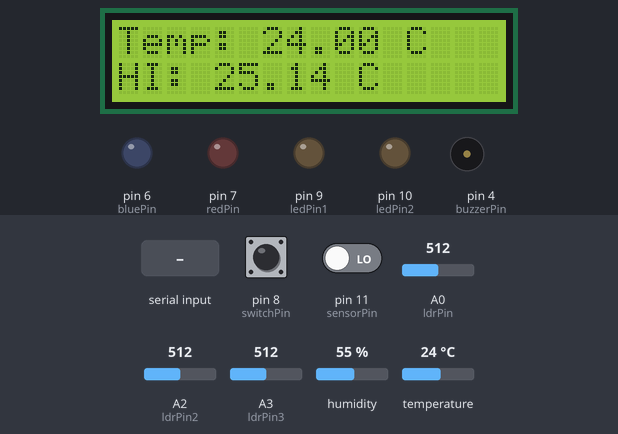
Recording of a sketch running on a simulated Arduino Uno, built with avr-gcc and run on an emulated ATmega328P. Parts: 16×2 character LCD, output pins drawn as LEDs (lit = HIGH), buzzer (waves = sounding). Dashed ring = blinking. The inputs (shaded band) are chosen by the test bench; at power-on: temperature 24 °C, pin 8 (switchPin) HIGH, pin 11 (sensorPin) LOW, A0 (ldrPin) = 512, A2 (ldrPin2) = 512, A3 (ldrPin3) = 512, humidity 55 %. What the sketch prints to the serial monitor is not drawn.

Above: at 3.4 s.
3.5 s: temperature set to 3 °C
At 7.5 s:
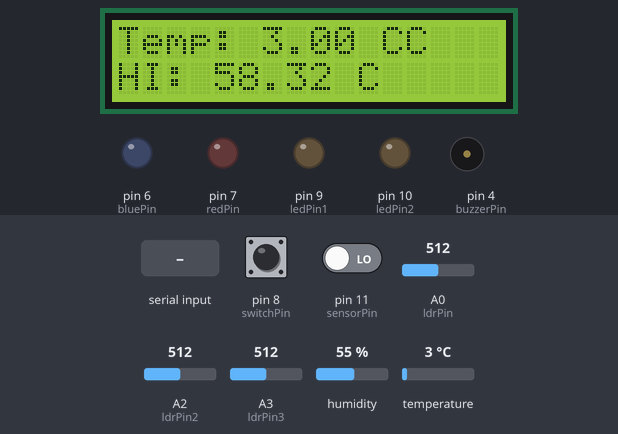
8.0 s: "LED_ON_APP\n" received over Serial
At 10.6 s:
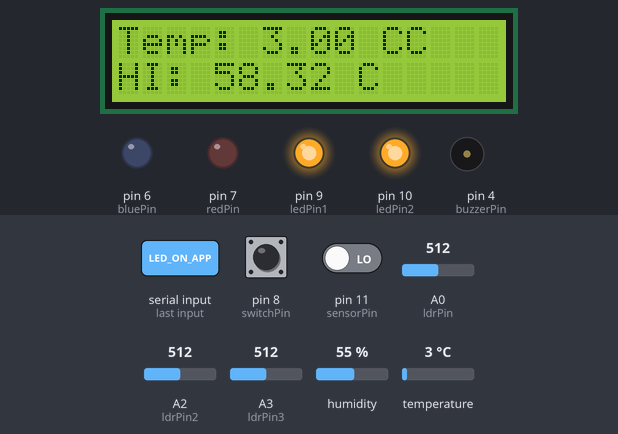
10.9 s: pin 8 (switchPin) pulled LOW for 1 s
At 13.4 s:
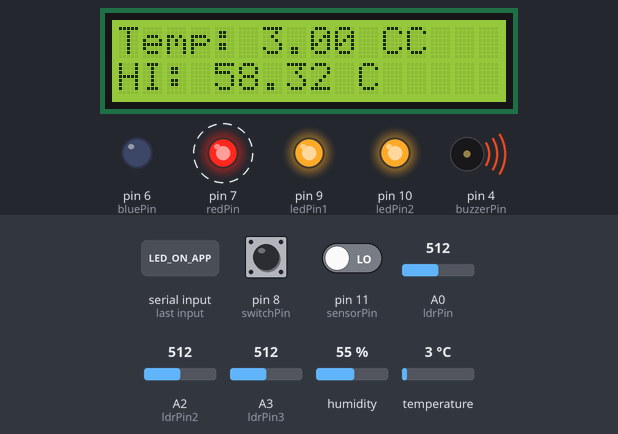
16.0 s: "LED_OFF_APP\n" received over Serial
At 18.3 s:
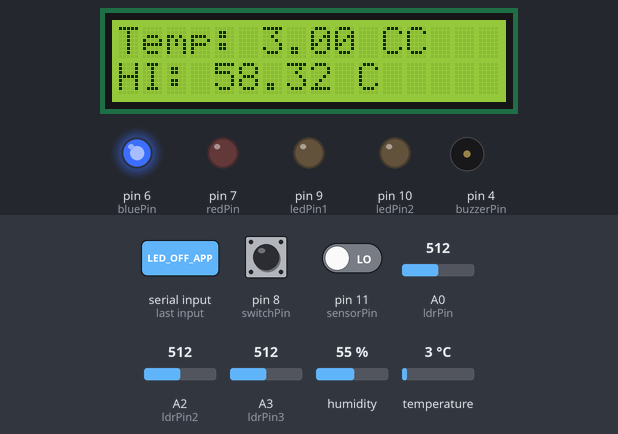
20.3 s: pin 8 (switchPin) pulled LOW for 3.2 s
At 22.9 s:
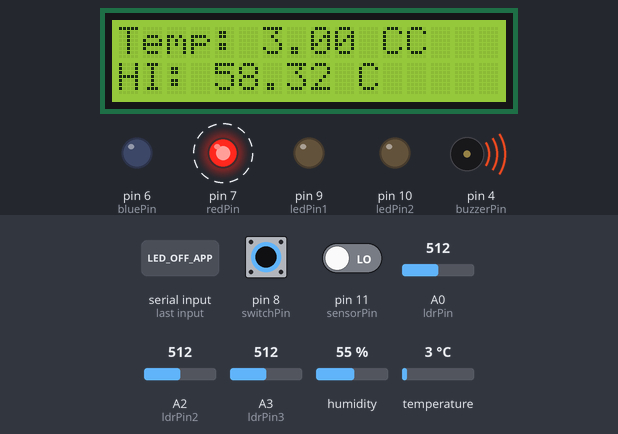
25.5 s: temperature set to 12 °C
At 28.0 s:
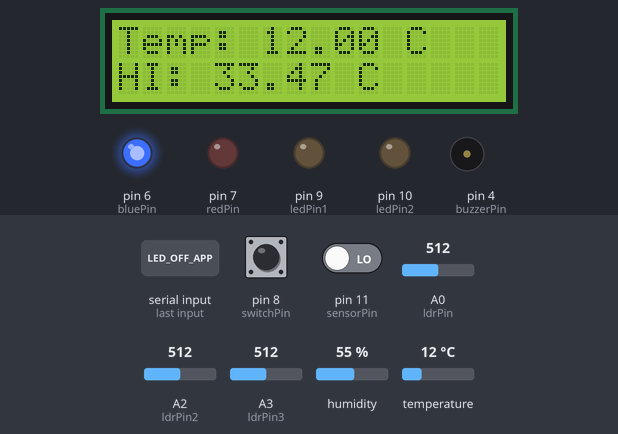
Timing chart, 0 to 29.9 s (numbered marks = the images above; inputs shaded):
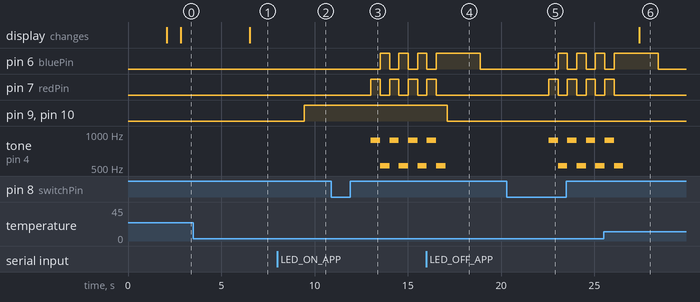

The sketch:

road_pole_v1.ino
```cpp
#include <SoftwareSerial.h>
#include <LiquidCrystal_I2C.h>
#include <DHT.h>
#include <Wire.h>

// DHT 센서 핀과 타입 설정 (DHT11 센서 사용, 핀 7)
#define DHTPIN 2      // DHT 센서의 데이터 핀 (D2)
#define DHTTYPE DHT11

// 메인 조도센서, LED1, LED2 핀 설정
int ldrPin = A0;      // LDR 센서가 연결된 아날로그 핀
int ldrPin2 = A2;      // LDR 센서가 연결된 아날로그 핀
int ldrPin3 = A3;      // LDR 센서가 연결된 아날로그 핀
int ledPin1 = 9;      // LED1이 연결된 디지털 핀
int ledPin2 = 10;     // LED2가 연결된 디지털 핀
int ldrValue = 0;     // LDR의 아날로그 값
int ldrValue2 = 0;     // LDR의 아날로그 값
int ldrValue3 = 0;     // LDR의 아날로그 값
int brightness = 0;   // LED 밝기 (0~255)
bool autoMode = false;  // 자동 모드 활성화 여부 (웹 또는 앱에서 AUTO_MODE가 켜졌을 때)


// RGB핀 설정
int switchPin = 8;      // 스위치가 연결된 디지털 핀
int redPin = 7;         // 빨간색 LED가 연결된 핀
int bluePin = 6;        // 파란색 LED가 연결된 핀
int buzzerPin = 4;      // 부저가 연결된 핀

// 기울기 센서 핀 설정
int sensorPin = 11;  // 기울기 센서가 연결된 아날로그 핀
int sensorValue = 0; // 센서 갑 저장 변수

// LED 상태를 저장하는 변수 추가 (앱에서 명령을 보내면 조도센서 무시)
bool ledControlByApp = false;  // 앱에서 LED 제어 중인지 확인하는 변수
bool ledState = false;         // 현재 LED 상태 저장 변수

// 객체 선언
DHT dht(DHTPIN, DHTTYPE);  // DHT 센서 객체
LiquidCrystal_I2C lcd(0x27, 16, 2);  // I2C LCD 주소 0x27, 16x2 LCD

// 체감온도 계산 함수
float computeHeatIndex(float temperature, float humidity) {
    float HI;

    // 체감온도 계산을 위한 상수들
    float c1 = -8.78471, c2 = 1.61139, c3 = 2.33854, c4 = -0.14624;
    float c5 = -0.012308, c6 = -0.016424, c7 = 0.002211;
    float c8 = 0.000725, c9 = -0.00000358;

    HI = c1 + c2 * temperature + c3 * humidity + c4 * temperature * humidity + c5 * temperature * temperature +
         c6 * humidity * humidity + c7 * temperature * temperature * humidity + c8 * temperature * humidity * humidity +
         c9 * temperature * temperature * humidity * humidity;

    return HI;
}


void setup() {
  Serial.begin(9600);        // 시리얼 통신 시작
  pinMode(ledPin1, OUTPUT);  // LED1 핀을 출력으로 설정
  pinMode(ledPin2, OUTPUT);  // LED2 핀을 출력으로 설정
  pinMode(switchPin, INPUT_PULLUP);  // 스위치 핀, 내부 풀업 저항 사용
  pinMode(redPin, OUTPUT);           // 빨간색 LED 핀
  pinMode(bluePin, OUTPUT);          // 파란색 LED 핀
  pinMode(buzzerPin, OUTPUT);        // 부저 핀

  dht.begin();         // DHT 센서 초기화
  lcd.begin();    // LCD 초기화 (16x2 크기)
  lcd.backlight();     // LCD 백라이트 켜기  lcd.setCursor(0, 0);
  lcd.print("Humidity Sensor");
  delay(2000);         // 2초 대기
  lcd.clear();
}

void loop() {
  // ** 블루투스 또는 시리얼 명령 수신 **
  if (Serial.available()) {
      String command = Serial.readStringUntil('\n'); // 한 줄씩 읽기
      command.trim();

      Serial.println("Received command: " + command);  // 수신한 명령 확인

      // ** 앱에서 제어 (APP 명령) **
      if (command == "LED_ON_APP") {
          autoMode = false; // 수동 모드로 변경
          digitalWrite(ledPin1, HIGH);
          digitalWrite(ledPin2, HIGH);
      }
      else if (command == "LED_OFF_APP") {
          autoMode = false;
          digitalWrite(ledPin1, LOW);
          digitalWrite(ledPin2, LOW);
      }
      else if (command == "AUTO_MODE_APP") {
          autoMode = true;  // 조도 센서 기반 자동 제어 모드 활성화
      }

      // ** 웹에서 제어 (WEB 명령) **
      else if (command == "LED_ON_WEB") {
          autoMode = false;
          digitalWrite(ledPin1, HIGH);
          digitalWrite(ledPin2, HIGH);
      }
      else if (command == "LED_OFF_WEB") {
          autoMode = false;
          digitalWrite(ledPin1, LOW);
          digitalWrite(ledPin2, LOW);
      }
      else if (command == "AUTO_MODE_WEB") {
          autoMode = true;  // 조도 센서 기반 자동 제어 모드 활성화
      }
  }

  // ** 조도 센서를 통한 자동 밝기 조절 (AUTO_MODE_APP & AUTO_MODE_WEB) **
  if (autoMode) {
      ldrValue = analogRead(ldrPin);

      if (ldrValue < 200) {
          analogWrite(ledPin1, 255);
          analogWrite(ledPin2, 255);
      }
      else if (ldrValue < 400) {
          analogWrite(ledPin1, 60);
          analogWrite(ledPin2, 60);
      }
      else {
          analogWrite(ledPin1, 0);
          analogWrite(ledPin2, 0);
      }
  }


  delay(100);  // 작은 지연

  sensorValue = digitalRead(sensorPin);  // 센서 값 읽기
  delay(500);  // 0.5초마다 센서 값 갱신

  // LDR 값 읽기
  ldrValue = analogRead(ldrPin);
  ldrValue2 = analogRead(ldrPin2);
  ldrValue3 = analogRead(ldrPin3);

  // 온습도 값 읽기
  float humidity = dht.readHumidity();
  float temperature = dht.readTemperature();

  // 오류 확인
  if (isnan(humidity) || isnan(temperature)) {
      Serial.println("DHT 센서 오류!");
      lcd.setCursor(0, 0);
      lcd.print("Sensor Error");
      return;
  }

  // 체감온도 계산
  float heatIndex = computeHeatIndex(temperature, humidity);
  int switchState = digitalRead(switchPin);

  // 시리얼 출력
  Serial.print("ID: 1 | TILT Value: ");
  Serial.print(sensorValue);
  Serial.print(" | MAIN LDR Value: ");
  Serial.print(ldrValue);
  Serial.print(" | SUB1 LDR Value: ");
  Serial.print(ldrValue2);
  Serial.print(" | SUB2 LDR Value: ");
  Serial.print(ldrValue3);
  Serial.print(" | Temperature: ");
  Serial.print(temperature);
  Serial.print(" | Humidity: ");
  Serial.print(humidity);
  Serial.print(" | Heat Index: ");
  Serial.print(heatIndex);
  Serial.print(" | Switch State: ");
  Serial.println(switchState);

  // LCD 출력
  lcd.setCursor(0, 0);
  lcd.print("Temp: ");
  lcd.print(temperature);
  lcd.print(" C");

  lcd.setCursor(0, 1);
  lcd.print("HI: ");
  lcd.print(heatIndex);
  lcd.print(" C");

  delay(1000); // 1초마다 갱신

  // 스위치 동작 처리
  if (switchState == LOW) {
    for (int i = 0; i < 4; i++) {
      digitalWrite(redPin, HIGH);
      digitalWrite(bluePin, LOW);
      tone(buzzerPin, 880);  // 880Hz 소리
      delay(500);
      noTone(buzzerPin);

      digitalWrite(redPin, LOW);
      digitalWrite(bluePin, HIGH);
      tone(buzzerPin, 523);  // 523Hz 소리
      delay(500);
      noTone(buzzerPin);
    }
    digitalWrite(buzzerPin, LOW);  // 부저 끄기
  } else {
    digitalWrite(redPin, LOW);
    digitalWrite(bluePin, LOW);
    digitalWrite(buzzerPin, LOW);   // 부저 끄기
  }

  delay(100);  // 작은 지연
}
```

Measured:
- after the input at 3.5 s, the display: changes after 3.0 s (image 1)
- after the input at 8.0 s, pin 9 (ledPin1), pin 10 (ledPin2): LOW → HIGH after 1.4 s
- after the input at 10.9 s, pin 6 (bluePin): alternates HIGH for 0.50 s and LOW for 0.50 s, starting after 2.6 s; pin 7 (redPin): alternates HIGH for 0.50 s and LOW for 0.50 s, starting after 2.1 s; tone on pin 4 (buzzerPin): alternates 880 Hz for 0.50 s and 523 Hz for 0.50 s, starting after 2.1 s
- after the input at 16.0 s, pin 9 (ledPin1), pin 10 (ledPin2): HIGH → LOW after 1.1 s
- after the input at 20.3 s, pin 6 (bluePin): alternates HIGH for 0.50 s and LOW for 0.50 s, starting after 2.8 s; pin 7 (redPin): alternates HIGH for 0.50 s and LOW for 0.50 s, starting after 2.3 s; tone on pin 4 (buzzerPin): alternates 880 Hz for 0.50 s and 523 Hz for 0.50 s, starting after 2.3 s
- after the input at 25.5 s, the display: changes after 1.9 s (image 6)
